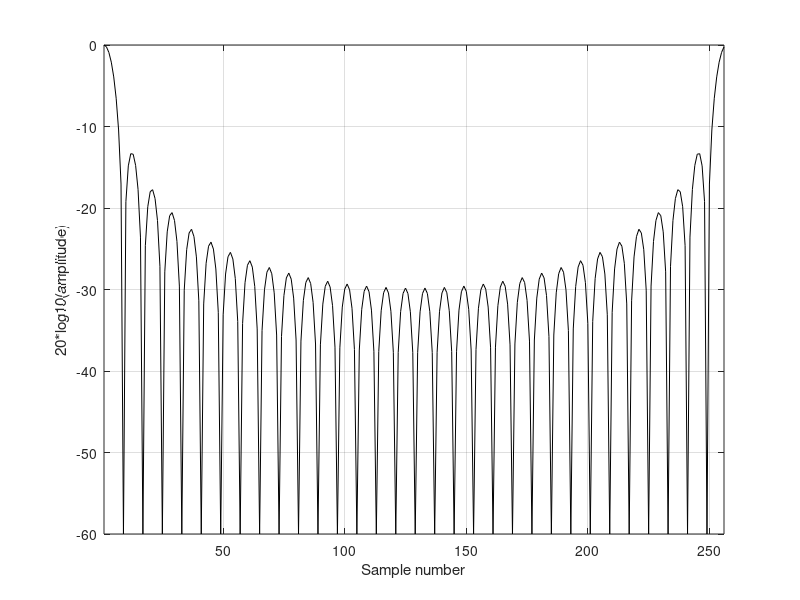
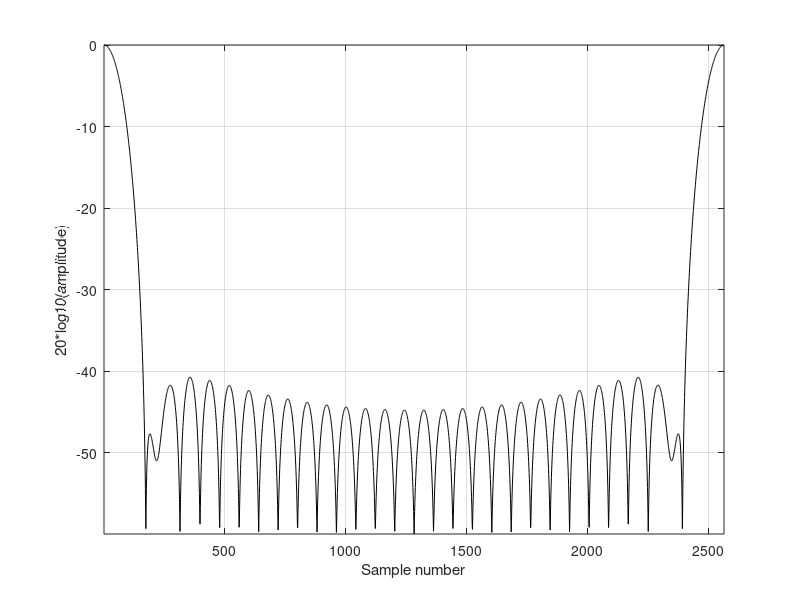
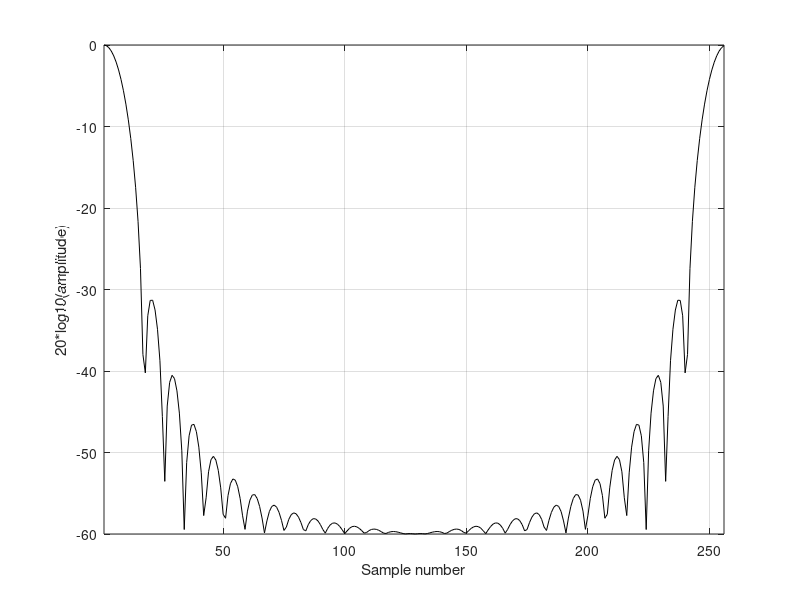
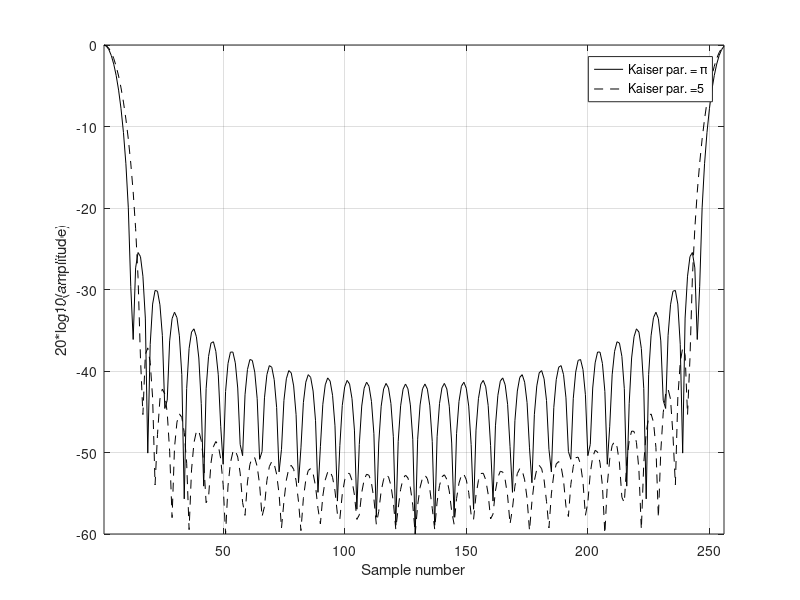

Source code (MATLAB) for these figures, in order:
%Use this program to reproduce Figures 3.10 through 3.13 of textbook.
clear all; close all
eps = 0.001;
N = 32;
win_rect (1:N) = 1;
win_ham = hamming(N);
win_han = hanning(N);
win_kaiser = kaiser(N, pi);
win_kaiser2 = kaiser(N, 5);
Yrect = abs(fft(win_rect, 256));
Yrectn = Yrect ./ max(Yrect);
Yham = abs(fft(win_ham, 2562));
Yhamn = Yham ./ max(Yham);
Yhan = abs(fft(win_han, 256));
Yhann = Yhan ./ max(Yhan);
YK = abs(fft(win_kaiser, 256));
YKn = YK ./ max(YK);
YK2 = abs(fft(win_kaiser2, 256));
YKn2 = YK2 ./ max(YK2);
figure (1)
plot(20*log10(Yrectn+eps),'k')
xlabel('Sample number')
ylabel('20*log10(amplitude)')
axis tight; grid on
figure(2)
plot(20*log10(Yhamn + eps),'k')
xlabel('Sample number')
ylabel('20*log10(amplitude)')
grid on; axis tight
figure (3)
plot(20*log10(Yhann+eps),'k')
xlabel('Sample number'); ylabel('20*log10(amplitude)'); grid
axis tight
figure(4)
plot(20*log10(YKn+eps),'k')
grid on; hold on
plot(20*log10(YKn2+eps),'k--')
xlabel('Sample number'); ylabel('20*log10(amplitude)')
legend('Kaiser par. = \pi','Kaiser par. =5')
axis tight; hold off
